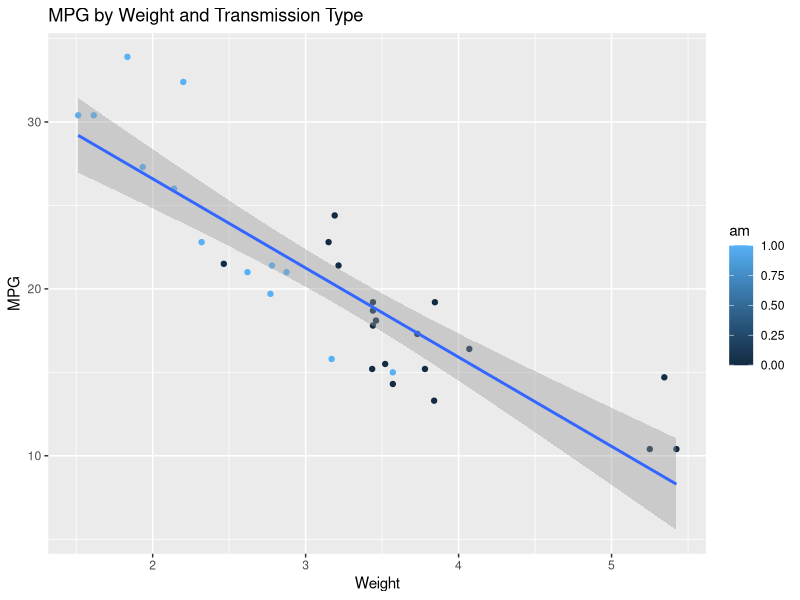

R code for this plot:
#functions.R
#This script is for developing and testing 
#used by server.R and ui.R.

library(ggplot2)
library(datasets)
data(mtcars)

#if(!exists("mpg", mode="function")) source("functions.R")

#mpg <- function(wt, trans){
  
  mpgmodel <- lm(mpg ~ am + wt, mtcars)
  trans <- 1 # 1 = manual, 0 = auto
  wt <- 3.5 # in tons
  trans <- as.numeric(trans)
  mpgpred <- predict(mpgmodel, data.frame(am = trans, wt = wt), interval = "prediction")
  mpgpred
#}
  
#create plot 
  gwt <- ggplot(mtcars, aes(wt, mpg), colour = am)
  gwt <- gwt + geom_point(aes(colour = am))
  gwt <- gwt + geom_smooth(method = 'lm')
  gwt <- gwt + ylab("MPG")
  gwt <- gwt + xlab("Weight")
  gwt <- gwt + ggtitle("MPG by Weight and Transmission Type")
  gwt